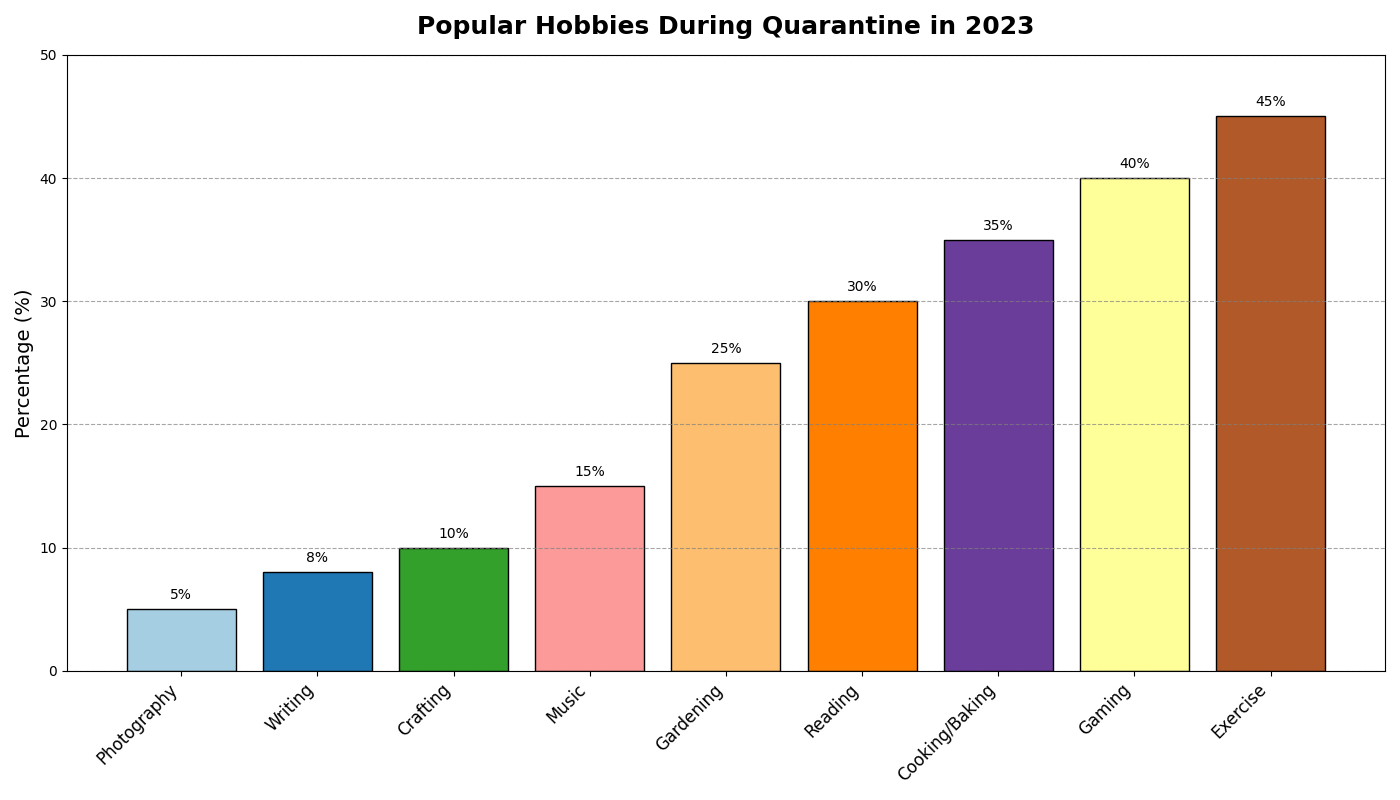

Generate this figure with Python:
import matplotlib.pyplot as plt
import numpy as np

hobbies = [
    "Photography", 
    "Writing", 
    "Crafting", 
    "Music", 
    "Gardening", 
    "Reading", 
    "Cooking/Baking", 
    "Gaming", 
    "Exercise"
]

percentages = [5, 8, 10, 15, 25, 30, 35, 40, 45]

colors = plt.cm.Paired(np.linspace(0, 1, len(hobbies)))

fig, ax = plt.subplots(figsize=(14, 8))
bars = ax.bar(hobbies, percentages, color=colors, edgecolor='black')
ax.bar_label(bars, fmt='%.0f%%', padding=5, fontsize=10)
ax.set_title("Popular Hobbies During Quarantine in 2023",
             fontsize=18, fontweight='bold', pad=15)
ax.set_ylabel("Percentage (%)", fontsize=14)
ax.set_ylim(0, 50)
ax.set_xticklabels(hobbies, rotation=45, ha='right', fontsize=12)
ax.set_xticks(range(len(hobbies)))
ax.yaxis.grid(True, linestyle='--', which='major', color='grey', alpha=0.7)
plt.tight_layout()
plt.show()
